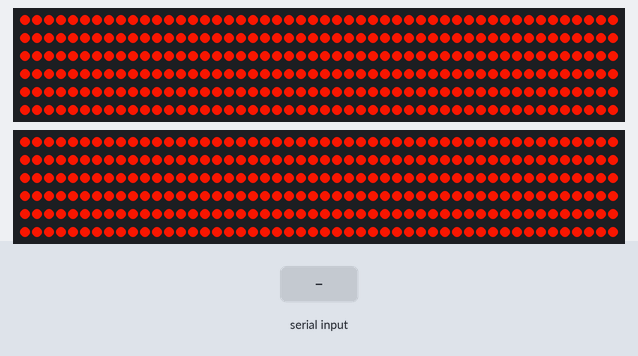
Recording of a sketch running on a simulated Arduino Uno, built with avr-gcc and run on an emulated ATmega328P. Shown: 2 × 300 RGB LEDs in strip order, left to right, continuing on the next row. Inputs (shaded band) come from the test bench. Dim RGB values are drawn brighter than linear.

Above: at 1.12 s.
1.3 s: "b" received over Serial
At 1.68 s:
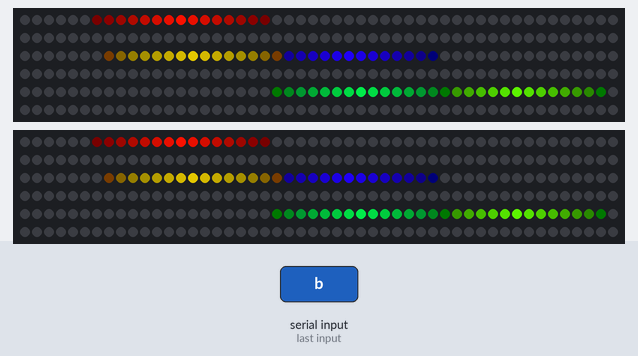
3.9 s: "g" received over Serial
At 4.9 s:
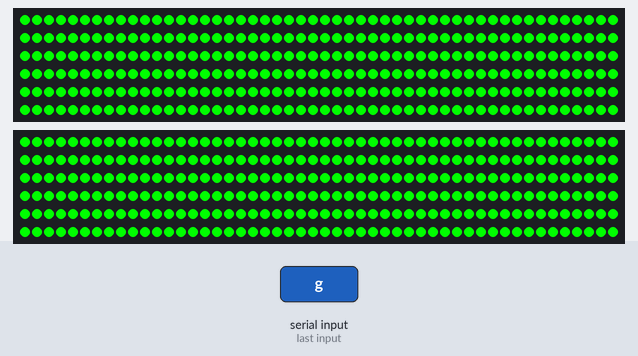
5.4 s: "v" received over Serial
At 6.4 s:
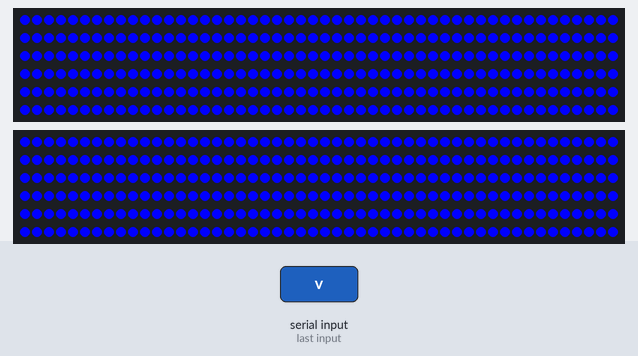
6.9 s: "y" received over Serial
At 7.6 s:
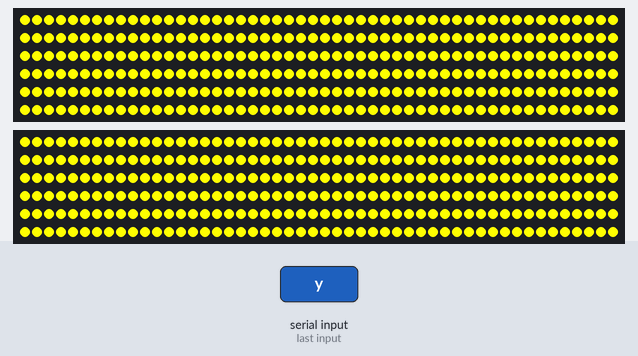
8.4 s: "w" received over Serial
At 8.8 s:
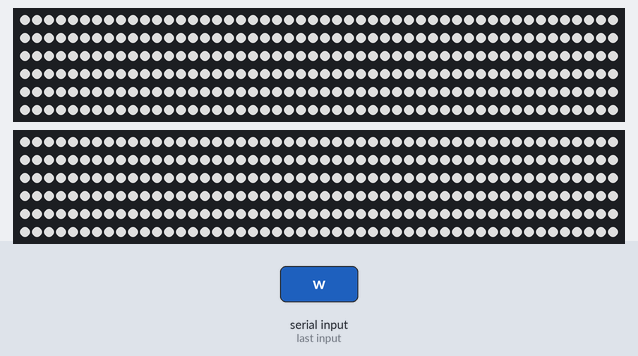
9.9 s: "b" received over Serial
At 10.08 s:
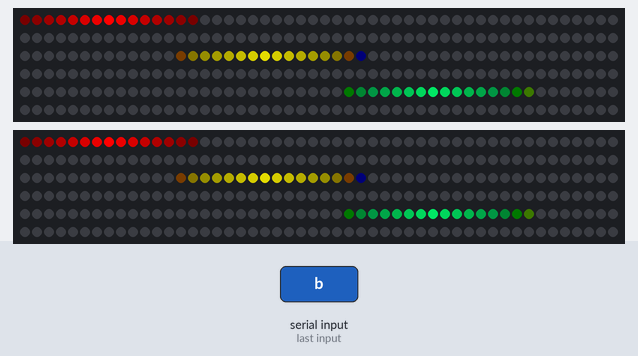
Timing chart, 0 to 12.9 s (numbered marks = the images above; inputs shaded):
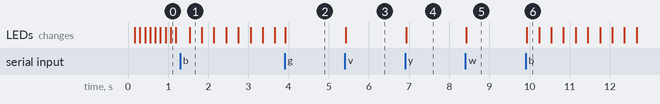

The sketch:

dotsBluetooth.ino
```cpp
#include <FastLED.h>
#define LED_PIN 7
#define LED_PIN_2 8
#define NUM_LEDS 300
char in = 'a';

CRGB leds[NUM_LEDS];
long clock;

void setup() {
    FastLED.addLeds<WS2812, LED_PIN, GRB>(leds, NUM_LEDS);
    FastLED.addLeds<WS2812, LED_PIN_2, GRB>(leds, NUM_LEDS);
    FastLED.clear();
    FastLED.show();
    Serial.begin(9600);
    clock = 0;
}

void color_fade(){
  //mood mood lamp that cycles through colours
  if (clock % 20 == 0) {
    int currColor = (clock/20) % 508;
    if(currColor > 254){
      currColor = 508 - currColor; //reverse once we get to 254
    }
    for (int i=0;i<NUM_LEDS;i++){
      leds[i] = CHSV( currColor, 255, 255);
    }
    FastLED.show();
 }
}

void allColor(CRGB color) {
   if(clock == 0) {
    for (int i = 0; i < NUM_LEDS; i++) {
      leds[i] = color;
    }
    FastLED.show();
   }
}

void std_dots() {
  dots(5, 15, 5, 255, 2);
}

void fast_dots() {
  dots(8, 10, 10, 255, 2);
}

void slow_dots() {
  dots(4, 35, 2, 255, 2);
}

void dots(int sections, int len, int sped, int brightness, int fade) {
  // Changable
  int NUM_SECTIONS = sections;
  int SECTION_LENGTH = len;
  int SPEED = sped;
  int BRIGHTNESS = brightness;
  int FADE = fade; // KEEP BETWEEN 0 and 2

  int TRACK_LENGTH = (NUM_LEDS - SECTION_LENGTH)*2;
  int SECTION_OFFSET = TRACK_LENGTH / NUM_SECTIONS;

  FastLED.clear();

  // Iterate to make sections
  for (int sec = 0; sec < NUM_SECTIONS; sec++) {
    int offset = sec * SECTION_OFFSET;
    int pos = (int) ((clock + offset) * (SPEED / 5.0)) % TRACK_LENGTH;

    // Switch directions
    if (pos >= TRACK_LENGTH/2) {
      pos = TRACK_LENGTH - 1 - pos;
    }

    // Light up leds
    for (int l = 0; l < SECTION_LENGTH; l++) {
      int brightness = BRIGHTNESS - abs(SECTION_LENGTH/2 - l) * (BRIGHTNESS/SECTION_LENGTH) * FADE;
      leds[pos + l] = CHSV((((255 / NUM_SECTIONS) * sec) + pos) % 255, 255, brightness);
    }
  }
  FastLED.show();
}

void loop() {
  if (Serial.available() > 0) {
    FastLED.clear();
    in = Serial.read();
    clock = 0;
  }
  if (in == 'a') {
    color_fade();
  }
  else if (in =='b') {
     std_dots();
  }
  else if (in == 'r') {
     allColor(CRGB(255, 0, 0));
  }
  else if (in == 'g') {
     allColor(CRGB(0, 255, 0));
  }
  else if (in == 'v') {
     allColor(CRGB(0, 0, 255));
  }
  else if (in == 'y') {
     allColor(CRGB(255, 255, 0));
  }
  else if (in == 'w') {
     allColor(CHSV(255, 0, 200));
  }
  else {
     allColor(CRGB(255, 0, 255));
  }
  delay(5);
  clock += 1;
  if (clock == 1000000) {
    clock = 0;
  }
}
```

Measured:
- after the input at 1.3 s, the LEDs: change after 0.23 s (image 1)
- after the input at 3.9 s, the LEDs: change at once (image 2)
- after the input at 5.4 s, the LEDs: change at once (image 3)
- after the input at 6.9 s, the LEDs: change at once (image 4)
- after the input at 8.4 s, the LEDs: change at once (image 5)
- after the input at 9.9 s, the LEDs: change at once (image 6)
